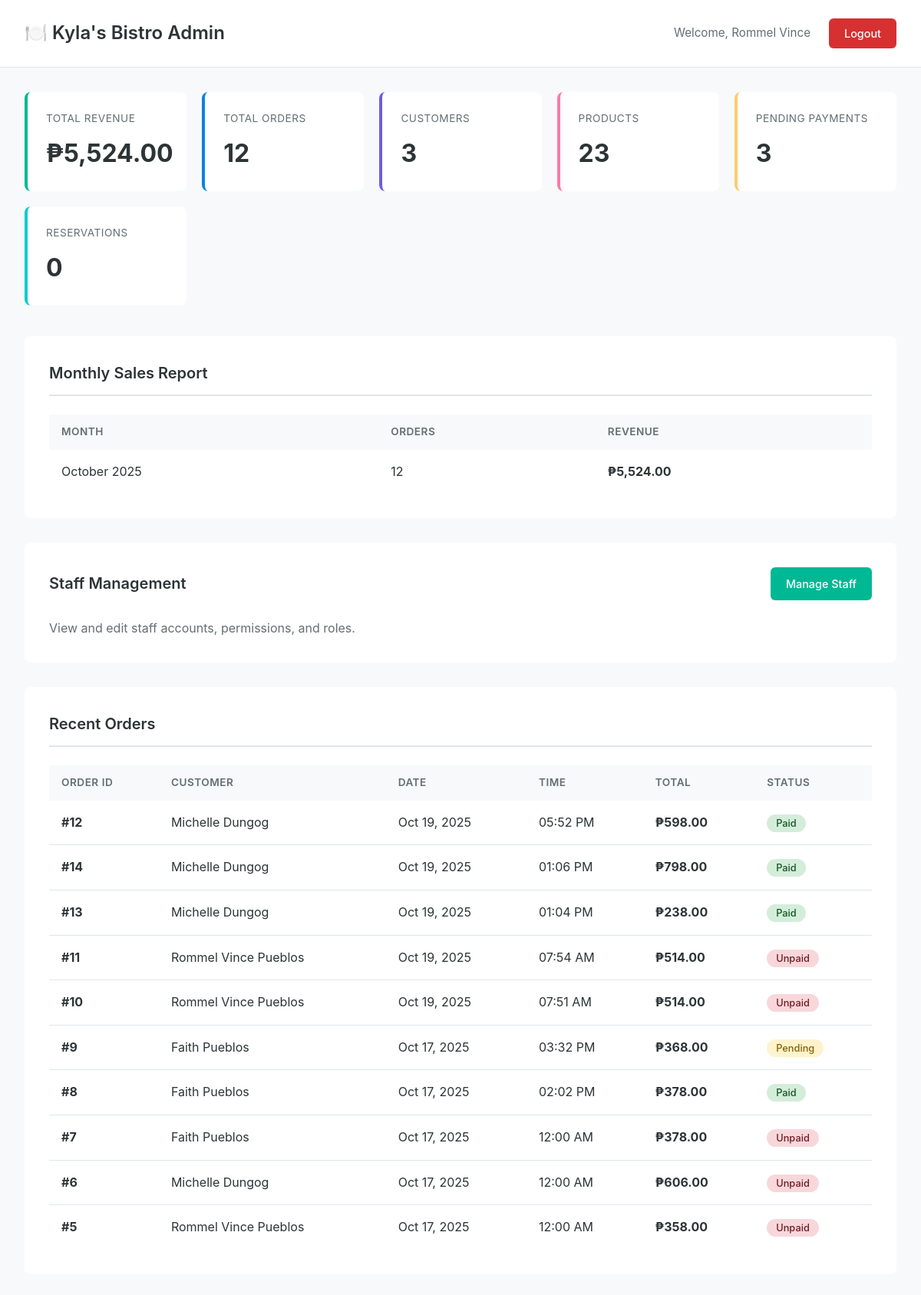
/admin_dashboard.php (signed in), run on the app's committed database.
### tables this page shows
CREATE TABLE `orders` (
  `order_id` int(11) NOT NULL,
  `customer_id` int(11) NOT NULL,
  `order_date` date NOT NULL,
  `order_time` time NOT NULL,
  `total_amount` decimal(10,2) DEFAULT NULL
);

CREATE TABLE `customer` (
  `customer_id` int(11) NOT NULL,
  `first_name` varchar(50) NOT NULL,
  `middle_name` varchar(50) NOT NULL,
  `last_name` varchar(50) NOT NULL,
  `username` varchar(50) NOT NULL,
  `password` varchar(50) NOT NULL,
  `email` varchar(100) DEFAULT NULL,
  `phone_number` varchar(20) DEFAULT NULL,
  `address` text DEFAULT NULL
);

CREATE TABLE `payment` (
  `payment_id` int(11) NOT NULL,
  `order_id` int(11) NOT NULL,
  `payment_date` date NOT NULL,
  `payment_time` time NOT NULL,
  `payment_method` varchar(50) DEFAULT NULL,
  `payment_status` varchar(50) DEFAULT NULL,
  `total_amount` decimal(10,2) DEFAULT NULL
);

### admin_dashboard.php (the view, shortened to what this page needs)
<?php
include 'database.php';
$username = $_SESSION['admin'];
$stmt = $conn->prepare("SELECT first_name FROM admin WHERE username = ?");
$stmt->bind_param("s", $username);
$stmt->execute();
$result = $stmt->get_result();
$admin = $result->fetch_assoc();
$first_name = $admin ? $admin['first_name'] : 'Admin';
$order_result = $conn->query("
  SELECT o.order_id, o.customer_id, o.order_date, o.order_time, o.total_amount,
         c.first_name, c.last_name,
         p.payment_status
  FROM orders o
  JOIN customer c ON o.customer_id = c.customer_id
  LEFT JOIN payment p ON o.order_id = p.order_id
  ORDER BY o.order_date DESC, o.order_time DESC
  LIMIT 10
");
$orders = [];
if ($order_result) {
  while ($row = $order_result->fetch_assoc()) {
    $orders[] = $row;
  }
}
$stats = [];
$total_orders_result = $conn->query("SELECT COUNT(*) as total FROM orders");
$stats['total_orders'] = $total_orders_result->fetch_assoc()['total'];
$total_revenue_result = $conn->query("SELECT SUM(total_amount) as revenue FROM orders");
$stats['total_revenue'] = $total_revenue_result->fetch_assoc()['revenue'] ?? 0;
$total_customers_result = $conn->query("SELECT COUNT(*) as total FROM customer");
$stats['total_customers'] = $total_customers_result->fetch_assoc()['total'];
$total_products_result = $conn->query("SELECT COUNT(*) as total FROM product");
$stats['total_products'] = $total_products_result->fetch_assoc()['total'];
$pending_payments_result = $conn->query("SELECT COUNT(*) as total FROM payment WHERE payment_status = 'Pending'");
$stats['pending_payments'] = $pending_payments_result->fetch_assoc()['total'];
$confirmed_reservations_result = $conn->query("SELECT COUNT(*) as total FROM reservation WHERE status = 'Confirmed'");
$stats['confirmed_reservations'] = $confirmed_reservations_result->fetch_assoc()['total'];
$monthly_sales_result = $conn->query("
  SELECT
    DATE_FORMAT(order_date, '%Y-%m') as month,
    COUNT(*) as order_count,
    SUM(total_amount) as total_sales
  FROM orders
  WHERE order_date >= DATE_SUB(CURDATE(), INTERVAL 6 MONTH)
  GROUP BY DATE_FORMAT(order_date, '%Y-%m')
  ORDER BY month DESC
");
$monthly_sales = [];
if ($monthly_sales_result) {
  while ($row = $monthly_sales_result->fetch_assoc()) {
    $monthly_sales[] = $row;
  }
}
?>
<!DOCTYPE html>
<html lang="en">
<head>
</head>
<body>
  <header class="header">
    <h1>🍽️ Kyla's Bistro Admin</h1>
    <div class="header-right">
      <span class="welcome">Welcome, <?= htmlspecialchars($first_name) ?></span>
      <a href="admin_logout.php" class="btn-logout">Logout</a>
    </div>
  </header>
  <div class="container">
    <div class="stats-grid">
      <div class="stat-card revenue">
        <div class="stat-label">Total Revenue</div>
        <div class="stat-value">₱<?= number_format($stats['total_revenue'], 2) ?></div>
      </div>
      <div class="stat-card orders">
        <div class="stat-label">Total Orders</div>
        <div class="stat-value"><?= $stats['total_orders'] ?></div>
      </div>
      <div class="stat-card customers">
        <div class="stat-label">Customers</div>
        <div class="stat-value"><?= $stats['total_customers'] ?></div>
      </div>
      <div class="stat-card products">
        <div class="stat-label">Products</div>
        <div class="stat-value"><?= $stats['total_products'] ?></div>
      </div>
      <div class="stat-card pending">
        <div class="stat-label">Pending Payments</div>
        <div class="stat-value"><?= $stats['pending_payments'] ?></div>
      </div>
      <div class="stat-card reservations">
        <div class="stat-label">Reservations</div>
        <div class="stat-value"><?= $stats['confirmed_reservations'] ?></div>
      </div>
    </div>
    <div class="section">
      <h2 class="section-title">Monthly Sales Report</h2>
      <?php if (count($monthly_sales) > 0): ?>
        <table>
          <thead>
            <tr>
              <th>Month</th>
              <th>Orders</th>
              <th>Revenue</th>
            </tr>
          </thead>
          <tbody>
            <?php foreach ($monthly_sales as $month): ?>
              <tr>
                <td><?= date('F Y', strtotime($month['month'] . '-01')) ?></td>
                <td><?= $month['order_count'] ?></td>
                <td><strong>₱<?= number_format($month['total_sales'], 2) ?></strong></td>
              </tr>
            <?php endforeach; ?>
          </tbody>
        </table>
      <?php endif; ?>
    </div>
    <div class="section">
      <div class="action-bar">
        <h2 class="section-title" style="margin: 0; padding: 0; border: none;">Staff Management</h2>
        <a href="manage_staff.php" class="btn-primary">Manage Staff</a>
      </div>
      <p style="color: var(--text-light);">View and edit staff accounts, permissions, and roles.</p>
    </div>
    <div class="section">
      <h2 class="section-title">Recent Orders</h2>
      <?php if (count($orders) > 0): ?>
        <table>
          <thead>
            <tr>
              <th>Order ID</th>
              <th>Customer</th>
              <th>Date</th>
              <th>Time</th>
              <th>Total</th>
              <th>Status</th>
            </tr>
          </thead>
          <tbody>
            <?php foreach ($orders as $order): ?>
              <tr>
                <td><strong>#<?= $order['order_id'] ?></strong></td>
                <td><?= htmlspecialchars($order['first_name'] . ' ' . $order['last_name']) ?></td>
                <td><?= date('M d, Y', strtotime($order['order_date'])) ?></td>
                <td><?= date('h:i A', strtotime($order['order_time'])) ?></td>
                <td><strong>₱<?= number_format($order['total_amount'], 2) ?></strong></td>
                <td>
                  <?php
                    $status = $order['payment_status'] ?? 'Unpaid';
                    $badge_class = 'badge-' . strtolower($status);
                  ?>
                  <span class="badge <?= $badge_class ?>"><?= $status ?></span>
                </td>
              </tr>
            <?php endforeach; ?>
          </tbody>
        </table>
      <?php endif; ?>
    </div>
  </div>
</body>
</html>

### admin_dashboard.php (style rules this page uses)
* { margin: 0; padding: 0; box-sizing: border-box; }
:root { --primary: #2D3436; --secondary: #636E72; --accent: #00B894; --danger: #D63031; --warning: #FDCB6E; --light: #DFE6E9; --white: #FFFFFF; --text: #2D3436; --text-light: #636E72; --shadow: rgba(0, 0, 0, 0.08); }
body { font-family: -apple-system, BlinkMacSystemFont, 'Segoe UI', Roboto, Oxygen, Ubuntu, Cantarell, sans-serif; background: #F8F9FA; color: var(--text); line-height: 1.6; }
.header { background: var(--white); padding: 1.5rem 2rem; display: flex; justify-content: space-between; align-items: center; border-bottom: 1px solid var(--light); position: sticky; top: 0; z-index: 100; }
.header h1 { font-size: 1.5rem; font-weight: 600; color: var(--primary); }
.header-right { display: flex; align-items: center; gap: 1.5rem; }
.welcome { color: var(--text-light); font-size: 0.95rem; }
.btn-logout { background: var(--danger); color: var(--white); padding: 0.5rem 1.25rem; border-radius: 6px; text-decoration: none; font-size: 0.9rem; font-weight: 500; transition: opacity 0.2s; }
.container { max-width: 1400px; margin: 0 auto; padding: 2rem; }
.stats-grid { display: grid; grid-template-columns: repeat(auto-fit, minmax(200px, 1fr)); gap: 1.25rem; margin-bottom: 2.5rem; }
.stat-card { background: var(--white); padding: 1.5rem; border-radius: 8px; border-left: 4px solid var(--accent); }
.stat-card.revenue { border-left-color: #00B894; }
.stat-card.orders { border-left-color: #0984E3; }
.stat-card.customers { border-left-color: #6C5CE7; }
.stat-card.products { border-left-color: #FD79A8; }
.stat-card.pending { border-left-color: #FDCB6E; }
.stat-card.reservations { border-left-color: #00CEC9; }
.stat-label { color: var(--text-light); font-size: 0.85rem; text-transform: uppercase; letter-spacing: 0.5px; margin-bottom: 0.5rem; }
.stat-value { font-size: 2rem; font-weight: 700; color: var(--primary); }
.section { background: var(--white); border-radius: 8px; padding: 2rem; margin-bottom: 2rem; }
.section-title { font-size: 1.25rem; font-weight: 600; color: var(--primary); margin-bottom: 1.5rem; padding-bottom: 0.75rem; border-bottom: 2px solid var(--light); }
.action-bar { display: flex; justify-content: space-between; align-items: center; margin-bottom: 1.5rem; }
.btn-primary { background: var(--accent); color: var(--white); padding: 0.6rem 1.25rem; border-radius: 6px; text-decoration: none; font-size: 0.9rem; font-weight: 500; transition: opacity 0.2s; display: inline-block; }
table { width: 100%; border-collapse: collapse; }
th { text-align: left; padding: 0.75rem 1rem; background: #F8F9FA; color: var(--text-light); font-weight: 600; font-size: 0.85rem; text-transform: uppercase; letter-spacing: 0.5px; }
td { padding: 1rem; border-bottom: 1px solid var(--light); }
tr:last-child td { border-bottom: none; }
.badge { padding: 0.25rem 0.75rem; border-radius: 12px; font-size: 0.8rem; font-weight: 500; }
.badge-paid { background: #D4EDDA; color: #155724; }
.badge-pending { background: #FFF3CD; color: #856404; }
.badge-unpaid { background: #F8D7DA; color: #721C24; }

### data on the page
orders: order_id "12", customer "3", customer.last_name "Michelle Dungog", order_date "Oct 19, 2025", order_time "05:52 PM", total_amount "598.00", payment.payment_status "Paid"
orders: order_id "14", customer.last_name "Michelle Dungog", order_date "Oct 19, 2025", order_time "01:06 PM", total_amount "798.00", payment.payment_status "Paid"
orders: order_id "13", customer.last_name "Michelle Dungog", order_date "Oct 19, 2025", order_time "01:04 PM", total_amount "238.00", payment.payment_status "Paid"
orders: order_id "11", customer.last_name "Rommel Vince Pueblos", order_date "Oct 19, 2025", order_time "07:54 AM", total_amount "514.00", status "Unpaid"
orders: order_id "10", customer.last_name "Rommel Vince Pueblos", order_date "Oct 19, 2025", order_time "07:51 AM", total_amount "514.00", status "Unpaid"
orders: order_id "9", customer.last_name "Faith Pueblos", order_date "Oct 17, 2025", order_time "03:32 PM", total_amount "368.00", payment.payment_status "Pending"
orders: order_id "8", customer.last_name "Faith Pueblos", order_date "Oct 17, 2025", order_time "02:02 PM", total_amount "378.00", payment.payment_status "Paid"
orders: order_id "7", customer.last_name "Faith Pueblos", order_date "Oct 17, 2025", order_time "12:00 AM", total_amount "378.00", status "Unpaid"
orders: order_id "6", customer.last_name "Michelle Dungog", order_date "Oct 17, 2025", order_time "12:00 AM", total_amount "606.00", status "Unpaid"
orders: order_id "5", customer.last_name "Rommel Vince Pueblos", order_date "Oct 17, 2025", order_time "12:00 AM", total_amount "358.00", status "Unpaid"

### other printed values
$first_name "Rommel Vince"
$stats['total_revenue'] "5,524.00"
$stats['total_products'] "23"
$stats['confirmed_reservations'] "0"
date('F Y', strtotime($month['month'] . '-01')) "October 2025"
$month['order_count'] "12"
$month['total_sales'] "5,524.00"
